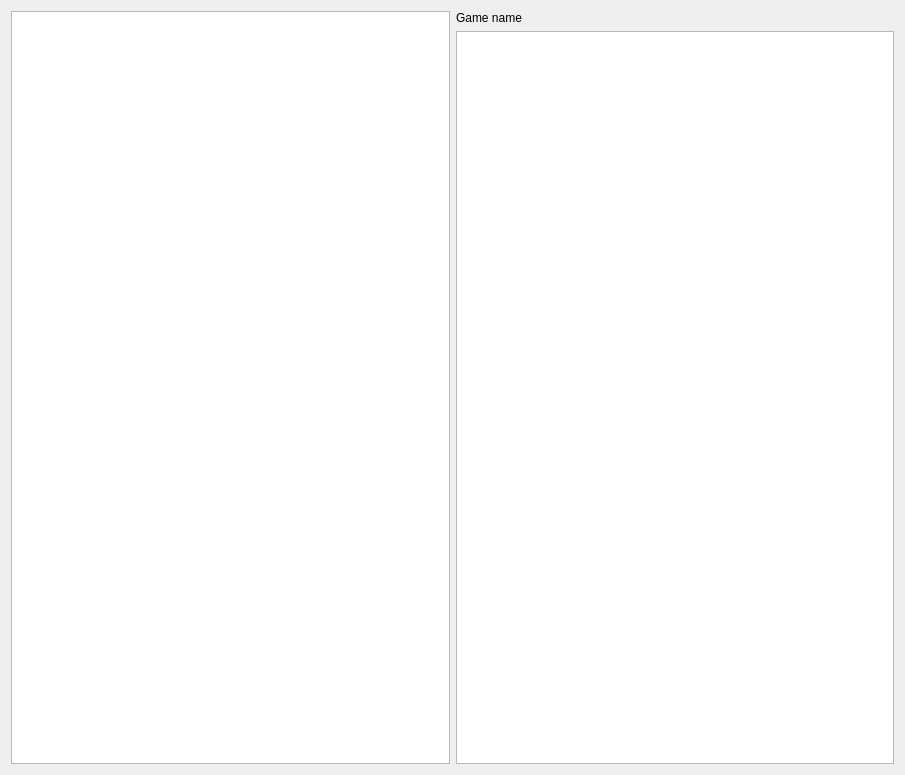
<?xml version="1.0" encoding="UTF-8"?>
<ui version="4.0">
 <class>GameBrowserPage</class>
 <widget class="QWidget" name="GameBrowserPage">
  <property name="geometry">
   <rect>
    <x>0</x>
    <y>0</y>
    <width>905</width>
    <height>775</height>
   </rect>
  </property>
  <property name="windowTitle">
   <string>Form</string>
  </property>
  <layout class="QHBoxLayout" name="horizontalLayout">
   <item>
    <widget class="QTreeView" name="resources"/>
   </item>
   <item>
    <layout class="QVBoxLayout" name="verticalLayout">
     <item>
      <widget class="QLabel" name="header">
       <property name="text">
        <string notr="true">Game name</string>
       </property>
      </widget>
     </item>
     <item>
      <widget class="QTextBrowser" name="log"/>
     </item>
    </layout>
   </item>
  </layout>
 </widget>
 <resources/>
 <connections/>
</ui>
